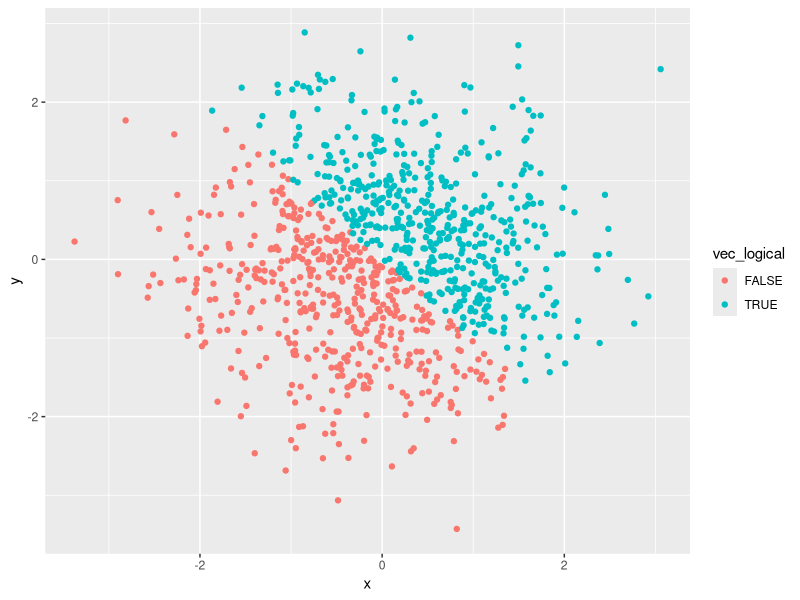
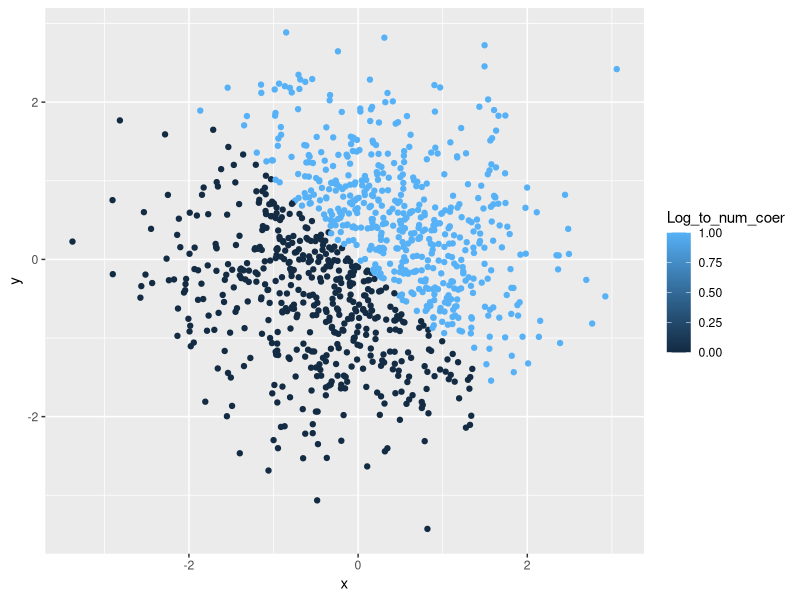
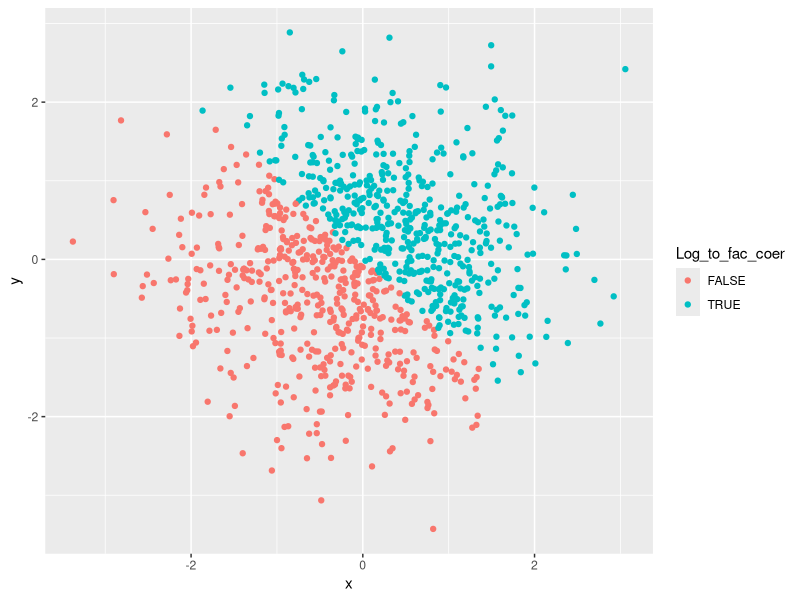

Recreate these plots in R, in order.
## ---- chunk 1

##load library to apply functions

library(tidyverse)

##construct the data frame

p1data = tibble(
  vec_numeric = runif(10,min=0,max=5),
  vec_char = c("a", "b", "c", "d","e","f","g","h","i","j"),
  vec_factor = factor(c("male", "male", "female", "female","male", "male", "female", "female","male", "male")),
  vec_logical = as.logical(vec_numeric>2)
)

##examine classes

class(p1data$vec_logical)
## ---- chunk 2

##convert logical, charater and factor vectors to numberical vectors

Log_to_num = as.numeric(p1data$vec_logical)
Char_to_num = as.numeric(p1data$vec_char)
Fac_to_num = as.numeric(p1data$vec_factor)

##examine classes

class(Log_to_num)
class(Char_to_num)
class(Fac_to_num)
## ---- chunk 3

##convert character variable to factor 

Char_to_fac = factor(p1data$vec_char)

##exaime classes

class(Char_to_fac)
## ---- chunk 4

##convert factor variable to character

Fac_to_char = as.character(p1data$vec_factor)

##exaime classes

class(Fac_to_char)

## ---- chunk 5

p2data = tibble(
  x = rnorm(1000,mean=0),
  y = rnorm(1000,mean=0),
  vec_logical = as.logical(x + y >0),
  
  ##not sure about coersing
  
  Log_to_num_coer = as.numeric (vec_logical),
  Log_to_fac_coer = as.factor(vec_logical)
)

##examine classes

class(p2data$Log_to_num_coer)

## ---- chunk 6
library(ggplot2)

ggplot(p2data,
       aes(y = y, x = x, color = vec_logical)) + geom_point()
ggplot(p2data,
       aes(y = y, x = x, color = Log_to_num_coer)) + geom_point()
ggplot(p2data,
       aes(y = y, x = x, color = Log_to_fac_coer)) + geom_point()
